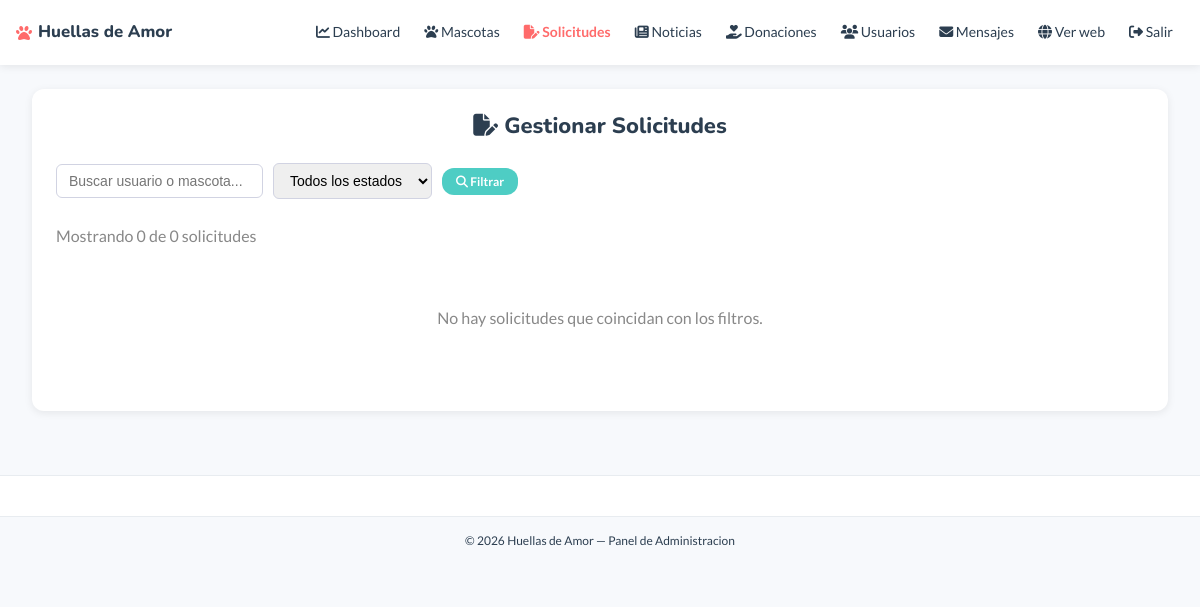
The page /admin/solicitudes.php (signed in) on the database as committed earlier.
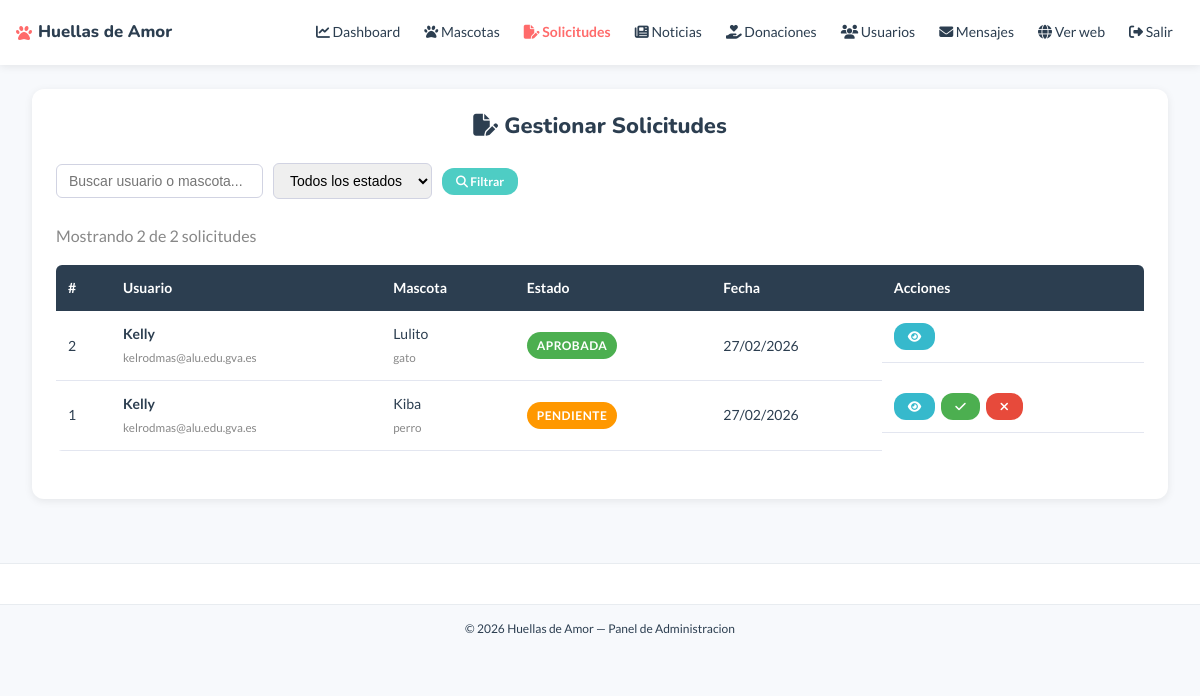
The same page on the database as committed later.
### tables this page shows
CREATE TABLE `solicitudes_adopcion` (
  `id` int(10) UNSIGNED NOT NULL,
  `id_usuario` int(10) UNSIGNED NOT NULL,
  `id_mascota` int(10) UNSIGNED NOT NULL,
  `estado` enum('pendiente','aprobada','rechazada') NOT NULL DEFAULT 'pendiente',
  `motivacion` text DEFAULT NULL,
  `situacion_hogar` varchar(255) DEFAULT NULL,
  `tiene_animales` tinyint(1) NOT NULL DEFAULT 0,
  `notas_admin` text DEFAULT NULL,
  `fecha_solicitud` datetime NOT NULL DEFAULT current_timestamp()
);

CREATE TABLE `usuarios` (
  `id` int(10) UNSIGNED NOT NULL,
  `nombre` varchar(100) NOT NULL,
  `apellidos` varchar(150) NOT NULL,
  `email` varchar(200) NOT NULL,
  `contrasena` varchar(255) NOT NULL,
  `telefono` varchar(20) DEFAULT NULL,
  `dni` varchar(10) DEFAULT NULL,
  `direccion` varchar(255) DEFAULT NULL,
  `ciudad` varchar(100) DEFAULT NULL,
  `cp` varchar(10) DEFAULT NULL,
  `foto_perfil` varchar(255) DEFAULT NULL,
  `rol` enum('visitante','registrado','admin') NOT NULL DEFAULT 'registrado',
  `activo` tinyint(1) NOT NULL DEFAULT 1,
  `fecha_registro` datetime NOT NULL DEFAULT current_timestamp()
);

CREATE TABLE `mascotas` (
  `id` int(10) UNSIGNED NOT NULL,
  `nombre` varchar(100) NOT NULL,
  `especie` enum('perro','gato','otro') NOT NULL DEFAULT 'perro',
  `raza` varchar(100) DEFAULT NULL,
  `edad_anios` tinyint(3) UNSIGNED NOT NULL DEFAULT 0,
  `edad_meses` tinyint(3) UNSIGNED NOT NULL DEFAULT 0,
  `sexo` enum('macho','hembra') NOT NULL DEFAULT 'macho',
  `tamanio` enum('pequeño','mediano','grande') NOT NULL DEFAULT 'mediano',
  `descripcion` text DEFAULT NULL,
  `caracter` varchar(255) DEFAULT NULL,
  `estado` enum('disponible','adoptado','acogida') NOT NULL DEFAULT 'disponible',
  `id_protectora` int(10) UNSIGNED DEFAULT NULL,
  `fecha_ingreso` date DEFAULT NULL,
  `activo` tinyint(1) NOT NULL DEFAULT 1
);

### admin/solicitudes.php (the view, shortened to what the changed rows need)
<?php
require_once '../templates/header-admin.php';
$porPagina   = 10;
$paginaActual = isset($_GET['pagina']) && is_numeric($_GET['pagina']) ? (int) $_GET['pagina'] : 1;
$offset       = ($paginaActual - 1) * $porPagina;
try {
    $donde  = "WHERE 1=1";
    $stmtTotal = $conexion->prepare(
        "SELECT COUNT(*) FROM `solicitudes_adopcion` s
         INNER JOIN `usuarios` u ON s.id_usuario = u.id
         INNER JOIN `mascotas` m ON s.id_mascota = m.id
         $donde"
    );
    $stmtTotal->execute();
    $totalSolicitudes = $stmtTotal->fetchColumn();
    $stmtSolicitudes = $conexion->prepare(
        "SELECT s.*, u.nombre AS nombre_usuario, u.email AS email_usuario,
                u.telefono AS telefono_usuario,
                m.nombre AS nombre_mascota, m.especie AS especie_mascota
         FROM `solicitudes_adopcion` s
         INNER JOIN `usuarios` u ON s.id_usuario = u.id
         INNER JOIN `mascotas` m ON s.id_mascota = m.id
         $donde
         ORDER BY s.fecha_solicitud DESC
         LIMIT :limite OFFSET :offset"
    );
    $stmtSolicitudes->bindValue(':limite', $porPagina, PDO::PARAM_INT);
    $stmtSolicitudes->bindValue(':offset', $offset,    PDO::PARAM_INT);
    $stmtSolicitudes->execute();
    $solicitudes = $stmtSolicitudes->fetchAll();
} catch (PDOException $e) {
    $solicitudes      = [];
    $totalSolicitudes = 0;
    $totalPaginas     = 1;
}
?>
<div class="contenedor" style="padding-top:24px; padding-bottom:40px;">
<div class="contenedor-admin">
    <h1><i class="fa-solid fa-file-pen"></i> Gestionar Solicitudes</h1>
    <div class="barra-admin">
        <form method="get" action="solicitudes.php" class="form-filtro">
        </form>
    </div>
    <p style="margin-bottom:16px; color:#888;">
        Mostrando <?php echo count($solicitudes); ?> de <?php echo $totalSolicitudes; ?> solicitudes
    </p>
    <?php if (!empty($solicitudes)) { ?>
    <div class="tabla-wrapper">
        <table class="tabla-admin">
            <thead>
                <tr>
                    <th>#</th>
                    <th>Usuario</th>
                    <th>Mascota</th>
                    <th>Estado</th>
                    <th>Fecha</th>
                    <th>Acciones</th>
                </tr>
            </thead>
            <tbody>
                <?php foreach ($solicitudes as $solicitud) { ?>
                <tr>
                    <td><?php echo $solicitud['id']; ?></td>
                    <td>
                        <strong><?php echo htmlspecialchars($solicitud['nombre_usuario']); ?></strong>
                        <br>
                        <small style="color:#888;"><?php echo htmlspecialchars($solicitud['email_usuario']); ?></small>
                    </td>
                    <td>
                        <?php echo htmlspecialchars($solicitud['nombre_mascota']); ?>
                        <br>
                        <small style="color:#888;"><?php echo htmlspecialchars($solicitud['especie_mascota']); ?></small>
                    </td>
                    <td>
                        <?php if ($solicitud['estado'] === 'pendiente') { ?>
                            <span class="badge badge-acogida">Pendiente</span>
                        <?php } elseif ($solicitud['estado'] === 'aprobada') { ?>
                            <span class="badge badge-disponible">Aprobada</span>
                        <?php } else { ?>
                            <span class="badge badge-adoptado">Rechazada</span>
                        <?php } ?>
                    </td>
                    <td><?php echo date('d/m/Y', strtotime($solicitud['fecha_solicitud'])); ?></td>
                    <td class="acciones">
                        <button class="btn-editar btn-sm btn-ver-detalle"
                                data-id="<?php echo $solicitud['id']; ?>">
                            <i class="fa-solid fa-eye"></i>
                        </button>
                        <?php if ($solicitud['estado'] === 'pendiente') { ?>
                        <form method="post" action="solicitudes.php" style="display:inline;">
                            <button type="submit" class="btn-nuevo btn-sm"
                                    onclick="return confirm('¿Aprobar esta solicitud? La mascota pasara a estado Adoptado.')">
                                <i class="fa-solid fa-check"></i>
                            </button>
                        </form>
                        <button class="btn-borrar btn-sm btn-rechazar"
                                data-id="<?php echo $solicitud['id']; ?>"
                                data-nombre="<?php echo htmlspecialchars($solicitud['nombre_usuario']); ?>">
                            <i class="fa-solid fa-xmark"></i>
                        </button>
                        <?php } ?>
                    </td>
                </tr>
                <?php } ?>
            </tbody>
        </table>
    </div>
    <?php } else { ?>
        <p class="sin-resultados">No hay solicitudes que coincidan con los filtros.</p>
    <?php } ?>
</div>
</div>
<?php require_once '../templates/footer-admin.php'; ?>

Rows that differ between the two databases and show on the page:
added solicitudes_adopcion: id "2", id_usuario.nombre "Kelly", id_usuario.email "kelrodmas@alu.edu.gva.es", id_mascota.nombre "Lulito", id_mascota.especie "gato", estado "APROBADA", fecha_solicitud "27/02/2026"
added solicitudes_adopcion: id "1", id_usuario.nombre "Kelly", id_usuario.email "kelrodmas@alu.edu.gva.es", id_mascota.nombre "Kiba", id_mascota.especie "perro", estado "PENDIENTE", fecha_solicitud "27/02/2026"
Other text that changed with them:
count($solicitudes): "0" → "2"
$totalSolicitudes: "0" → "2"
text no longer shown: "No hay solicitudes que coincidan con los filtros."
text now shown: "# Usuario Mascota Estado Fecha Acciones"
